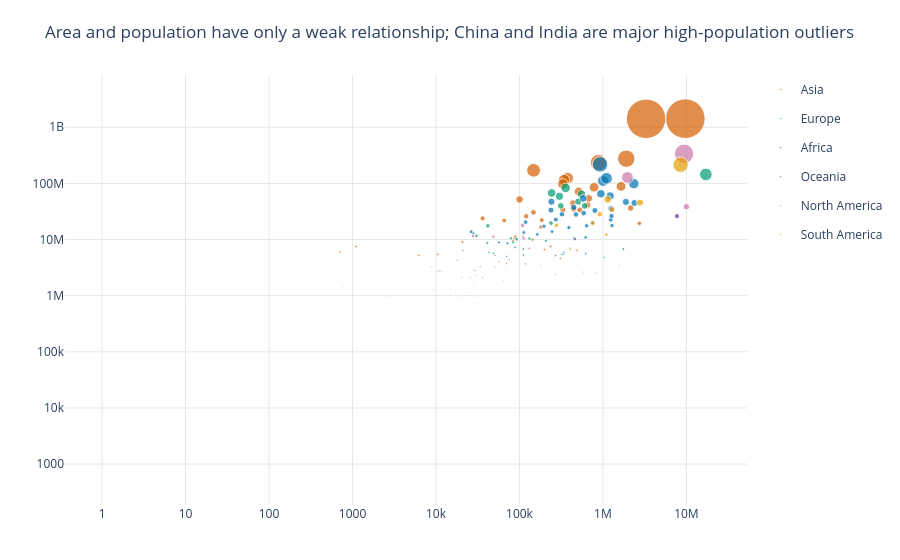

Notebook source saved alongside this figure:
### Markdown cell above
**Chart choice & justification:** *Which chart did you choose, and why? Justify design choices.

I selected a bubble scatter plot because it compares land area with 2022 population while also allowing population share to be represented by bubble size. Using logarithmic axes reduces the effect of very large countries and makes the overall pattern easier to examine.

### Code cell
# Q3
palette = {'Africa': '#0072B2', 'Asia': '#D55E00', 'Europe': '#009E73',
           'North America': '#CC79A7', 'Oceania': '#6A3D9A', 'South America': '#E69F00'}
fig = px.scatter(df, x='Area', y='2022 Population', size='World share (%)',
                 color='Continent', hover_name='Country',
                 color_discrete_map=palette, log_x=True, log_y=True,
                 template='plotly_white', size_max=28)
fig.update_layout(title="Area and population have only a weak relationship; China and India are major high-population outliers",
                  xaxis_title=None, yaxis_title=None, legend=None,
                  margin=dict(l=65, r=30, t=75, b=55),
                  xaxis=dict(gridcolor='#E6E6E6'), yaxis=dict(gridcolor='#E6E6E6'))
outliers = df[(df['2022 Population'] > 300_000_000) | ((df['Area'] > 7_000_000) & (df['2022 Population'] > 100_000_000))]
for row in outliers.iterrows():
    r = row[1]
    fig.add_annotation(x=r['Area'], y=r['2022 Population'], text=r['Country'],
                       showarrow=True, arrowhead=2, arrowsize=0.7, ax=20, ay=-25,
                       font=dict(size=10))
fig.show()

### Figure 1 — Plotly figure (JSON) as saved in the notebook; plotly's stock layout.template omitted (floating-point values rounded to 4 significant figures)
{"data": [{"hovertemplate": "<b>%{hovertext}</b><br><br>Continent=Asia<br>Area=%{x}<br>2022 Population=%{y}<br>World share (%)=%{marker.size}<extra></extra>", "hovertext": ["Afghanistan", "Armenia", "Azerbaijan", "Bahrain", "Bangladesh", "Bhutan", "Brunei", "Cambodia", "China", "Georgia", "Hong Kong", "India", "Indonesia", "Iran", "Iraq", "Israel", "Japan", "Jordan", "Kazakhstan", "Kuwait", "Kyrgyzstan", "Laos", "Lebanon", "Macau", "Malaysia", "Maldives", "Mongolia", "Myanmar", "Nepal", "North Korea", "Oman", "Pakistan", "Palestine", "Philippines", "Qatar", "Saudi Arabia", "Singapore", "South Korea", "Sri Lanka", "Syria", "Taiwan", "Tajikistan", "Thailand", "Timor-Leste", "Turkey", "Turkmenistan", "United Arab Emirates", "Uzbekistan", "Vietnam", "Yemen"], "legendgroup": "Asia", "marker": {"color": "#D55E00", "size": [0.52, 0.03, 0.13, 0.02, 2.15, 0.01, 0.01, 0.21, 17.88, 0.05, 0.09, 17.77, 3.45, 1.11, 0.56, 0.11, 1.55, 0.14, 0.24, 0.05, 0.08, 0.09, 0.07, 0.01, 0.43, 0.01, 0.04, 0.68, 0.38, 0.33, 0.06, 2.96, 0.07, 1.45, 0.03, 0.46, 0.07, 0.65, 0.27, 0.28, 0.3, 0.12, 0.9, 0.02, 1.07, 0.08, 0.12, 0.43, 1.23, 0.42], "sizemode": "area", "sizeref": 0.02281, "symbol": "circle"}, "mode": "markers", "name": "Asia", "orientation": "v", "showlegend": true, "type": "scatter", "x": [652230, 29743, 86600, 765, 147570, 38394, 5765, 181035, 9706961, 69700, 1104, 3287590, 1904569, 1648195, 438317, 20770, 377930, 89342, 2724900, 17818, 199951, 236800, 10452, 30, 330803, 300, 1564110, 676578, 147181, 120538, 309500, 881912, 6220, 342353, 11586, 2149690, 710, 100210, 65610, 185180, 36193, 143100, 513120, 14874, 783562, 488100, 83600, 447400, 331212, 527968], "xaxis": "x", "y": [41128771, 2780469, 10358074, 1472233, 171186372, 782455, 449002, 16767842, 1425887337, 3744385, 7488865, 1417173173, 275501339, 88550570, 44496122, 9038309, 123951692, 11285869, 19397998, 4268873, 6630623, 7529475, 5489739, 695168, 33938221, 523787, 3398366, 54179306, 30547580, 26069416, 4576298, 235824862, 5250072, 115559009, 2695122, 36408820, 5975689, 51815810, 21832143, 22125249, 23893394, 9952787, 71697030, 1341296, 85341241, 6430770, 9441129, 34627652, 98186856, 33696614], "yaxis": "y"}, {"hovertemplate": "<b>%{hovertext}</b><br><br>Continent=Europe<br>Area=%{x}<br>2022 Population=%{y}<br>World share (%)=%{marker.size}<extra></extra>", "hovertext": ["Albania", "Andorra", "Austria", "Belarus", "Belgium", "Bosnia and Herzegovina", "Bulgaria", "Croatia", "Cyprus", "Czech Republic", "Denmark", "Estonia", "Faroe Islands", "Finland", "France", "Germany", "Gibraltar", "Greece", "Guernsey", "Hungary", "Iceland", "Ireland", "Isle of Man", "Italy", "Jersey", "Latvia", "Liechtenstein", "Lithuania", "Luxembourg", "Malta", "Moldova", "Monaco", "Montenegro", "Netherlands", "North Macedonia", "Norway", "Poland", "Portugal", "Romania", "Russia", "San Marino", "Serbia", "Slovakia", "Slovenia", "Spain", "Sweden", "Switzerland", "Ukraine", "United Kingdom", "Vatican City"], "legendgroup": "Europe", "marker": {"color": "#009E73", "size": [0.04, 0.0, 0.11, 0.12, 0.15, 0.04, 0.09, 0.05, 0.02, 0.13, 0.07, 0.02, 0.0, 0.07, 0.81, 1.05, 0.0, 0.13, 0.0, 0.12, 0.0, 0.06, 0.0, 0.74, 0.0, 0.02, 0.0, 0.03, 0.01, 0.01, 0.04, 0.0, 0.01, 0.22, 0.03, 0.07, 0.5, 0.13, 0.25, 1.81, 0.0, 0.09, 0.07, 0.03, 0.6, 0.13, 0.11, 0.5, 0.85, 0.0], "sizemode": "area", "sizeref": 0.02281, "symbol": "circle"}, "mode": "markers", "name": "Europe", "orientation": "v", "showlegend": true, "type": "scatter", "x": [28748, 468, 83871, 207600, 30528, 51209, 110879, 56594, 9251, 78865, 43094, 45227, 1393, 338424, 551695, 357114, 6, 131990, 78, 93028, 103000, 70273, 572, 301336, 116, 64559, 160, 65300, 2586, 316, 33846, 2, 13812, 41850, 25713, 323802, 312679, 92090, 238391, 17098242, 61, 88361, 49037, 20273, 505992, 450295, 41284, 603500, 242900, 1], "xaxis": "x", "y": [2842321, 79824, 8939617, 9534954, 11655930, 3233526, 6781953, 4030358, 1251488, 10493986, 5882261, 1326062, 53090, 5540745, 64626628, 83369843, 32649, 10384971, 63301, 9967308, 372899, 5023109, 84519, 59037474, 110778, 1850651, 39327, 2750055, 647599, 533286, 3272996, 36469, 627082, 17564014, 2093599, 5434319, 39857145, 10270865, 19659267, 144713314, 33660, 7221365, 5643453, 2119844, 47558630, 10549347, 8740472, 39701739, 67508936, 510], "yaxis": "y"}, {"hovertemplate": "<b>%{hovertext}</b><br><br>Continent=Africa<br>Area=%{x}<br>2022 Population=%{y}<br>World share (%)=%{marker.size}<extra></extra>", "hovertext": ["Algeria", "Angola", "Benin", "Botswana", "Burkina Faso", "Burundi", "Cameroon", "Cape Verde", "Central African Republic", "Chad", "Comoros", "Djibouti", "DR Congo", "Egypt", "Equatorial Guinea", "Eritrea", "Eswatini", "Ethiopia", "Gabon", "Gambia", "Ghana", "Guinea", "Guinea-Bissau", "Ivory Coast", "Kenya", "Lesotho", "Liberia", "Libya", "Madagascar", "Malawi", "Mali", "Mauritania", "Mauritius", "Mayotte", "Morocco", "Mozambique", "Namibia", "Niger", "Nigeria", "Republic of the Congo", "Reunion", "Rwanda", "Sao Tome and Principe", "Senegal", "Seychelles", "Sierra Leone", "Somalia", "South Africa", "South Sudan", "Sudan", "Tanzania", "Togo", "Tunisia", "Uganda", "Western Sahara", "Zambia", "Zimbabwe"], "legendgroup": "Africa", "marker": {"color": "#0072B2", "size": [0.56, 0.45, 0.17, 0.03, 0.28, 0.16, 0.35, 0.01, 0.07, 0.22, 0.01, 0.01, 1.24, 1.39, 0.02, 0.05, 0.02, 1.55, 0.03, 0.03, 0.42, 0.17, 0.03, 0.35, 0.68, 0.03, 0.07, 0.09, 0.37, 0.26, 0.28, 0.06, 0.02, 0.0, 0.47, 0.41, 0.03, 0.33, 2.74, 0.07, 0.01, 0.17, 0.0, 0.22, 0.0, 0.11, 0.22, 0.75, 0.14, 0.59, 0.82, 0.11, 0.15, 0.59, 0.01, 0.25, 0.2], "sizemode": "area", "sizeref": 0.02281, "symbol": "circle"}, "mode": "markers", "name": "Africa", "orientation": "v", "showlegend": true, "type": "scatter", "x": [2381741, 1246700, 112622, 582000, 272967, 27834, 475442, 4033, 622984, 1284000, 1862, 23200, 2344858, 1002450, 28051, 117600, 17364, 1104300, 267668, 10689, 238533, 245857, 36125, 322463, 580367, 30355, 111369, 1759540, 587041, 118484, 1240192, 1030700, 2040, 374, 446550, 801590, 825615, 1267000, 923768, 342000, 2511, 26338, 964, 196722, 452, 71740, 637657, 1221037, 619745, 1886068, 945087, 56785, 163610, 241550, 266000, 752612, 390757], "xaxis": "x", "y": [44903225, 35588987, 13352864, 2630296, 22673762, 12889576, 27914536, 593149, 5579144, 17723315, 836774, 1120849, 99010212, 110990103, 1674908, 3684032, 1201670, 123379924, 2388992, 2705992, 33475870, 13859341, 2105566, 28160542, 54027487, 2305825, 5302681, 6812341, 29611714, 20405317, 22593590, 4736139, 1299469, 326101, 37457971, 32969517, 2567012, 26207977, 218541212, 5970424, 974052, 13776698, 227380, 17316449, 107118, 8605718, 17597511, 59893885, 10913164, 46874204, 65497748, 8848699, 12356117, 47249585, 575986, 20017675, 16320537], "yaxis": "y"}, {"hovertemplate": "<b>%{hovertext}</b><br><br>Continent=Oceania<br>Area=%{x}<br>2022 Population=%{y}<br>World share (%)=%{marker.size}<extra></extra>", "hovertext": ["American Samoa", "Australia", "Cook Islands", "Fiji", "French Polynesia", "Guam", "Kiribati", "Marshall Islands", "Micronesia", "Nauru", "New Caledonia", "New Zealand", "Niue", "Northern Mariana Islands", "Palau", "Papua New Guinea", "Samoa", "Solomon Islands", "Tokelau", "Tonga", "Tuvalu", "Vanuatu", "Wallis and Futuna"], "legendgroup": "Oceania", "marker": {"color": "#6A3D9A", "size": [0.0, 0.33, 0.0, 0.01, 0.0, 0.0, 0.0, 0.0, 0.0, 0.0, 0.0, 0.07, 0.0, 0.0, 0.0, 0.13, 0.0, 0.01, 0.0, 0.0, 0.0, 0.0, 0.0], "sizemode": "area", "sizeref": 0.02281, "symbol": "circle"}, "mode": "markers", "name": "Oceania", "orientation": "v", "showlegend": true, "type": "scatter", "x": [199, 7692024, 236, 18272, 4167, 549, 811, 181, 702, 21, 18575, 270467, 260, 464, 459, 462840, 2842, 28896, 12, 747, 26, 12189, 142], "xaxis": "x", "y": [44273, 26177413, 17011, 929766, 306279, 171774, 131232, 41569, 114164, 12668, 289950, 5185288, 1934, 49551, 18055, 10142619, 222382, 724273, 1871, 106858, 11312, 326740, 11572], "yaxis": "y"}, {"hovertemplate": "<b>%{hovertext}</b><br><br>Continent=North America<br>Area=%{x}<br>2022 Population=%{y}<br>World share (%)=%{marker.size}<extra></extra>", "hovertext": ["Anguilla", "Antigua and Barbuda", "Aruba", "Bahamas", "Barbados", "Belize", "Bermuda", "British Virgin Islands", "Canada", "Cayman Islands", "Costa Rica", "Cuba", "Curacao", "Dominica", "Dominican Republic", "El Salvador", "Greenland", "Grenada", "Guadeloupe", "Guatemala", "Haiti", "Honduras", "Jamaica", "Martinique", "Mexico", "Montserrat", "Nicaragua", "Panama", "Puerto Rico", "Saint Barthelemy", "Saint Kitts and Nevis", "Saint Lucia", "Saint Martin", "Saint Pierre and Miquelon", "Saint Vincent and the Grenadines", "Sint Maarten", "Trinidad and Tobago", "Turks and Caicos Islands", "United States", "United States Virgin Islands"], "legendgroup": "North America", "marker": {"color": "#CC79A7", "size": [0.0, 0.0, 0.0, 0.01, 0.0, 0.01, 0.0, 0.0, 0.48, 0.0, 0.06, 0.14, 0.0, 0.0, 0.14, 0.08, 0.0, 0.0, 0.0, 0.22, 0.15, 0.13, 0.04, 0.0, 1.6, 0.0, 0.09, 0.06, 0.04, 0.0, 0.0, 0.0, 0.0, 0.0, 0.0, 0.0, 0.02, 0.0, 4.24, 0.0], "sizemode": "area", "sizeref": 0.02281, "symbol": "circle"}, "mode": "markers", "name": "North America", "orientation": "v", "showlegend": true, "type": "scatter", "x": [91, 442, 180, 13943, 430, 22966, 54, 151, 9984670, 264, 51100, 109884, 444, 751, 48671, 21041, 2166086, 344, 1628, 108889, 27750, 112492, 10991, 1128, 1964375, 102, 130373, 75417, 8870, 21, 261, 616, 53, 242, 389, 34, 5130, 948, 9372610, 347], "xaxis": "x", "y": [15857, 93763, 106445, 409984, 281635, 405272, 64184, 31305, 38454327, 68706, 5180829, 11212191, 191163, 72737, 11228821, 6336392, 56466, 125438, 395752, 17843908, 11584996, 10432860, 2827377, 367507, 127504125, 4390, 6948392, 4408581, 3252407, 10967, 47657, 179857, 31791, 5862, 103948, 44175, 1531044, 45703, 338289857, 99465], "yaxis": "y"}, {"hovertemplate": "<b>%{hovertext}</b><br><br>Continent=South America<br>Area=%{x}<br>2022 Population=%{y}<br>World share (%)=%{marker.size}<extra></extra>", "hovertext": ["Argentina", "Bolivia", "Brazil", "Chile", "Colombia", "Ecuador", "Falkland Islands", "French Guiana", "Guyana", "Paraguay", "Peru", "Suriname", "Uruguay", "Venezuela"], "legendgroup": "South America", "marker": {"color": "#E69F00", "size": [0.57, 0.15, 2.7, 0.25, 0.65, 0.23, 0.0, 0.0, 0.01, 0.09, 0.43, 0.01, 0.04, 0.35], "sizemode": "area", "sizeref": 0.02281, "symbol": "circle"}, "mode": "markers", "name": "South America", "orientation": "v", "showlegend": true, "type": "scatter", "x": [2780400, 1098581, 8515767, 756102, 1141748, 276841, 12173, 83534, 214969, 406752, 1285216, 163820, 181034, 916445], "xaxis": "x", "y": [45510318, 12224110, 215313498, 19603733, 51874024, 18001000, 3780, 304557, 808726, 6780744, 34049588, 618040, 3422794, 28301696], "yaxis": "y"}], "layout": {"annotations": [{"arrowhead": 2, "arrowsize": 0.7, "ax": 20, "ay": -25, "font": {"size": 10}, "showarrow": true, "text": "Brazil", "x": 8515767, "y": 215313498}, {"arrowhead": 2, "arrowsize": 0.7, "ax": 20, "ay": -25, "font": {"size": 10}, "showarrow": true, "text": "China", "x": 9706961, "y": 1425887337}, {"arrowhead": 2, "arrowsize": 0.7, "ax": 20, "ay": -25, "font": {"size": 10}, "showarrow": true, "text": "India", "x": 3287590, "y": 1417173173}, {"arrowhead": 2, "arrowsize": 0.7, "ax": 20, "ay": -25, "font": {"size": 10}, "showarrow": true, "text": "Russia", "x": 17098242, "y": 144713314}, {"arrowhead": 2, "arrowsize": 0.7, "ax": 20, "ay": -25, "font": {"size": 10}, "showarrow": true, "text": "United States", "x": 9372610, "y": 338289857}], "legend": {}, "margin": {"b": 55, "l": 65, "r": 30, "t": 75}, "title": {"text": "Area and population have only a weak relationship; China and India are major high-population outliers"}, "xaxis": {"anchor": "y", "domain": [0, 1], "gridcolor": "#E6E6E6", "title": {}, "type": "log"}, "yaxis": {"anchor": "x", "domain": [0, 1], "gridcolor": "#E6E6E6", "title": {}, "type": "log"}}}
